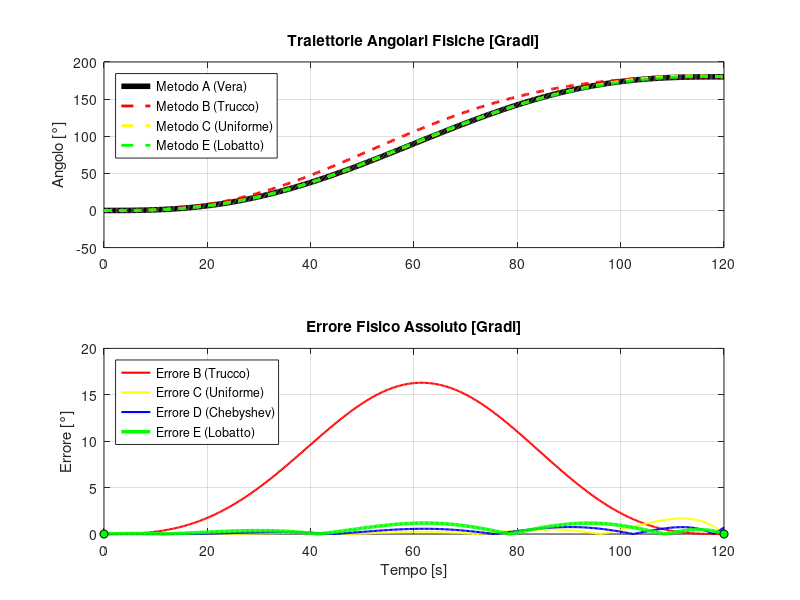

This chart was generated by the following MATLAB code:
% DIMOSTRAZIONE INVERSA: Ricaduta dell'Errore LFT sugli Angoli Fisici
clear; clc; close all;

t_start = 0; t_end = 120;
t_vec = linspace(t_start, t_end, 500);

% Angolo di partenza e arrivo (0 -> 180 gradi)
q_start = 0; q_end = pi; 
tau = t_vec / t_end;
s5 = 10*tau.^3 - 15*tau.^4 + 6*tau.^5;

% --- GENERAZIONE NEL DOMINIO DELLA TANGENTE ---
% Metodo A: Vera Traiettoria
q_vera_rad = q_start + (q_end - q_start) * s5;
tan_vera = tan(q_vera_rad / 4);

% Metodo B: Trucco
tan_trucco = tan(q_start/4) + (tan(q_end/4) - tan(q_start/4)) * s5;

% Metodo C: Uniforme
N_punti = 6;
tau_eq = linspace(0, 1, N_punti);
q_eq = q_start + (q_end - q_start) * (10*tau_eq.^3 - 15*tau_eq.^4 + 6*tau_eq.^5);
p_eq = polyfit(tau_eq, tan(q_eq/4), 5);
tan_poly_eq = polyval(p_eq, tau);

% Metodo D: Chebyshev
k = 1:N_punti;
tau_cheb = 0.5 - 0.5 * cos((2*k - 1) * pi / (2 * N_punti));
q_cheb = q_start + (q_end - q_start) * (10*tau_cheb.^3 - 15*tau_cheb.^4 + 6*tau_cheb.^5);
p_cheb = polyfit(tau_cheb, tan(q_cheb/4), 5);
tan_poly_cheb = polyval(p_cheb, tau);

% Metodo E: Lobatto
k_lob = 1:N_punti;
tau_lob = 0.5 - 0.5 * cos((k_lob - 1) * pi / (N_punti - 1));
q_lob = q_start + (q_end - q_start) * (10*tau_lob.^3 - 15*tau_lob.^4 + 6*tau_lob.^5);
p_lob = polyfit(tau_lob, tan(q_lob/4), 5);
tan_poly_lob = polyval(p_lob, tau);

% --- TRASFORMAZIONE INVERSA NEGLI ANGOLI REALI [GRADI] ---
% q = 4 * atan(tan_value)
q_vera_deg = (4 * atan(tan_vera)) * (180/pi);
q_trucco_deg = (4 * atan(tan_trucco)) * (180/pi);
q_poly_eq_deg = (4 * atan(tan_poly_eq)) * (180/pi);
q_poly_cheb_deg = (4 * atan(tan_poly_cheb)) * (180/pi);
q_poly_lob_deg = (4 * atan(tan_poly_lob)) * (180/pi);

% --- PLOT ---
figure('Color', 'w', 'Name', 'Impatto Angolare delle Approssimazioni LFT');

subplot(2,1,1);
plot(t_vec, q_vera_deg, 'k', 'LineWidth', 4, 'DisplayName', 'Metodo A (Vera)');
hold on; grid on;
plot(t_vec, q_trucco_deg, 'r--', 'LineWidth', 2, 'DisplayName', 'Metodo B (Trucco)');
plot(t_vec, q_poly_eq_deg, 'y--', 'LineWidth', 2, 'DisplayName', 'Metodo C (Uniforme)');
plot(t_vec, q_poly_lob_deg, 'g--', 'LineWidth', 2, 'DisplayName', 'Metodo E (Lobatto)');
legend('Location', 'northwest');
title('Traiettorie Angolari Fisiche [Gradi]');
ylabel('Angolo [°]');

subplot(2,1,2);
plot(t_vec, abs(q_vera_deg - q_trucco_deg), 'r', 'LineWidth', 1.5, 'DisplayName', 'Errore B (Trucco)');
hold on; grid on;
plot(t_vec, abs(q_vera_deg - q_poly_eq_deg), 'y', 'LineWidth', 1.5, 'DisplayName', 'Errore C (Uniforme)');
plot(t_vec, abs(q_vera_deg - q_poly_cheb_deg), 'b', 'LineWidth', 1.5, 'DisplayName', 'Errore D (Chebyshev)');
plot(t_vec, abs(q_vera_deg - q_poly_lob_deg), 'g', 'LineWidth', 2.5, 'DisplayName', 'Errore E (Lobatto)');
plot(t_vec(1), abs(q_vera_deg(1) - q_poly_lob_deg(1)), 'ko', 'MarkerFaceColor', 'g', 'HandleVisibility', 'off');
plot(t_vec(end), abs(q_vera_deg(end) - q_poly_lob_deg(end)), 'ko', 'MarkerFaceColor', 'g', 'HandleVisibility', 'off');
legend('Location', 'northwest');
title('Errore Fisico Assoluto [Gradi]');
xlabel('Tempo [s]');
ylabel('Errore [°]');

% --- ANALISI ERRORI FISICI ---
fprintf('\n--- ERRORE MASSIMO SUI GIUNTI [GRADI] ---\n');
fprintf('Errore Metodo B (Trucco)    : %.4f°\n', max(abs(q_vera_deg - q_trucco_deg)));
fprintf('Errore Metodo C (Uniforme)  : %.4f°\n', max(abs(q_vera_deg - q_poly_eq_deg)));
fprintf('Errore Metodo D (Chebyshev) : %.4f°\n', max(abs(q_vera_deg - q_poly_cheb_deg)));
fprintf('Errore Metodo E (Lobatto)   : %.4f°\n', max(abs(q_vera_deg - q_poly_lob_deg)));
